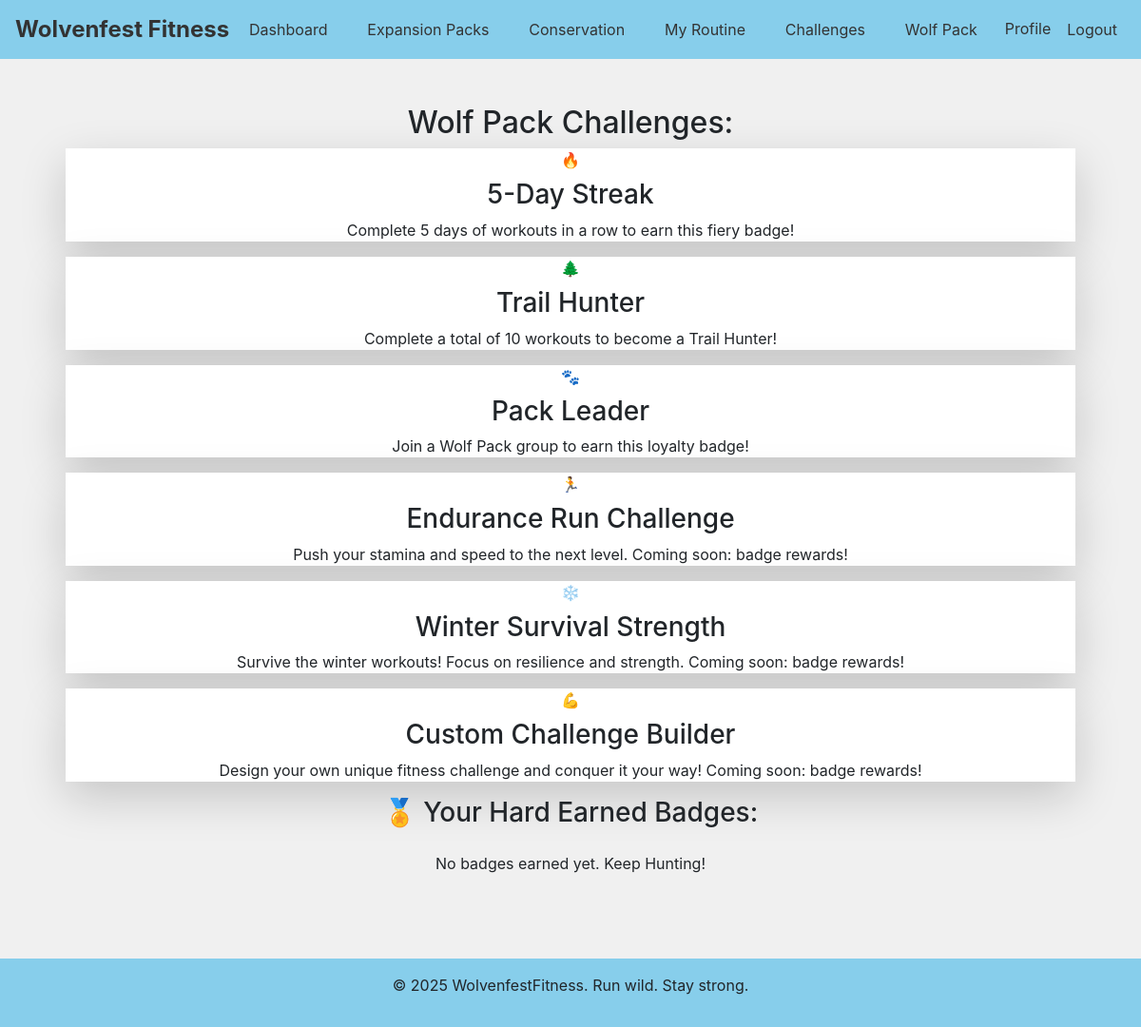
The app's page /challenges/ (signed in), older data.
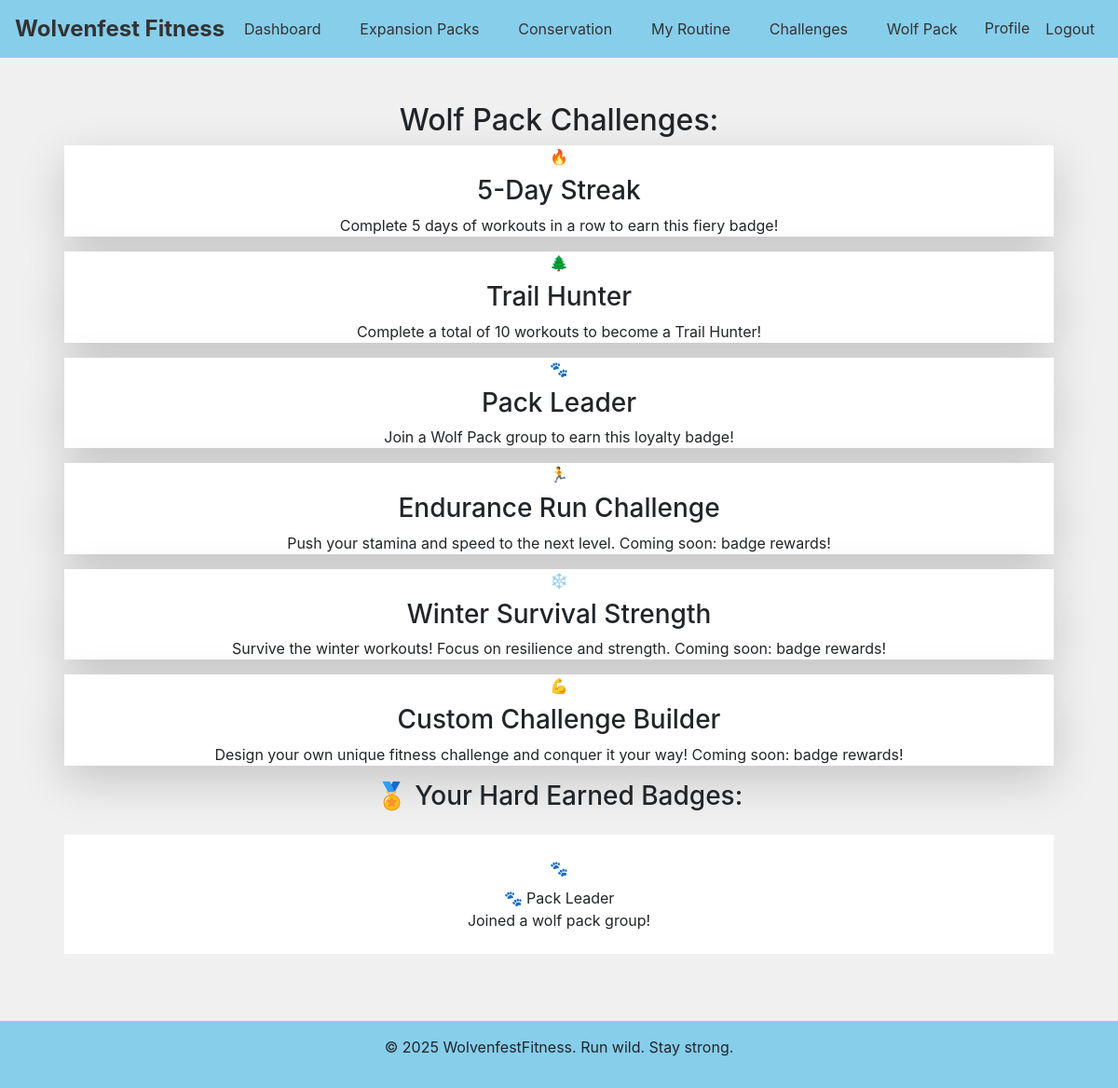
The same page, newer data.
### my_app/models.py (models this page shows, shortened)
class UserBadge(models.Model):
    user = models.ForeignKey(User, on_delete=models.CASCADE)
    badge = models.ForeignKey(Badge, on_delete=models.CASCADE)
    awarded_at = models.DateTimeField(default=timezone.now)

class Badge(models.Model):
    name = models.CharField(max_length=100)
    description = models.TextField()
    emoji = models.CharField(max_length=5)

### my_app/views.py (the view)
# urls.py: path('challenges/', views.challenges_and_badges, name='challenges_and_badges'),
@login_required
def challenges_and_badges(request):
    user_badges = UserBadge.objects.filter(user=request.user) # Fetch badges for the logged-in user
    return render(request, 'pages/challenges.html', {'user_badges': user_badges})

### templates/pages/challenges.html
{% extends 'base.html' %}
{% block content %}
<div class="container mx-auto p-4">
  <h2 class="text-3xl font-bold mb-6 text-center">Wolf Pack Challenges:</h2>
  <div class="grid grid-cols-1 md:grid-cols-2 lg:grid-cols-2 gap-6">
    <div class="bg-white shadow-lg rounded-2xl p-6 text-center">
      <div class="text-4xl mb-2">🔥</div>
      <h3 class="text-xl font-semibold mb-2">5-Day Streak</h3>
      <p class="text-gray-600">Complete 5 days of workouts in a row to earn this fiery badge!</p>
    </div>
    <div class="bg-white shadow-lg rounded-2xl p-6 text-center">
      <div class="text-4xl mb-2">🌲</div>
      <h3 class="text-xl font-semibold mb-2">Trail Hunter</h3>
      <p class="text-gray-600">Complete a total of 10 workouts to become a Trail Hunter!</p>
    </div>
    <div class="bg-white shadow-lg rounded-2xl p-6 text-center">
      <div class="text-4xl mb-2">🐾</div>
      <h3 class="text-xl font-semibold mb-2">Pack Leader</h3>
      <p class="text-gray-600">Join a Wolf Pack group to earn this loyalty badge!</p>
    </div>
    <div class="bg-white shadow-lg rounded-2xl p-6 text-center">
      <div class="text-4xl mb-2">🏃</div>
      <h3 class="text-xl font-semibold mb-2">Endurance Run Challenge</h3>
      <p class="text-gray-600">Push your stamina and speed to the next level. Coming soon: badge rewards!</p>
    </div>
    <div class="bg-white shadow-lg rounded-2xl p-6 text-center">
      <div class="text-4xl mb-2">❄️</div>
      <h3 class="text-xl font-semibold mb-2">Winter Survival Strength</h3>
      <p class="text-gray-600">Survive the winter workouts! Focus on resilience and strength. Coming soon: badge rewards!</p>
    </div>
    <div class="bg-white shadow-lg rounded-2xl p-6 text-center">
      <div class="text-4xl mb-2">💪</div>
      <h3 class="text-xl font-semibold mb-2">Custom Challenge Builder</h3>
      <p class="text-gray-600">Design your own unique fitness challenge and conquer it your way! Coming soon: badge rewards!</p>
    </div>
  </div>
  <h3 class="text-2xl font-bold mt-10 mb-4 text-center">🏅 Your Hard Earned Badges:</h3>
  {% if user_badges %}
    <div class="flex flex-wrap justify-center gap-4">
      {% for badge in user_badges %}
        <div class="bg-white shadow-md rounded-xl p-4 w-48 text-center">
          <div class="text-3xl">{{ badge.badge.emoji }}</div>
          <div class="font-semibold mt-2">{{ badge.badge.name }}</div>
          <div class="text-gray-500 text-sm">{{ badge.badge.description }}</div>
        </div>
      {% endfor %}
    </div>
  {% else %}
    <p class="text-center text-gray-600 mt-4">No badges earned yet. Keep Hunting!</p>
  {% endif %}
</div>
{% endblock %}

Row changes from the older to the newer data that the page shows:
added UserBadge: badge.emoji "🐾", badge.name "🐾 Pack Leader", badge.description "Joined a wolf pack group!"
Text that changed along with them:
text no longer shown: "No badges earned yet. Keep Hunting!"
